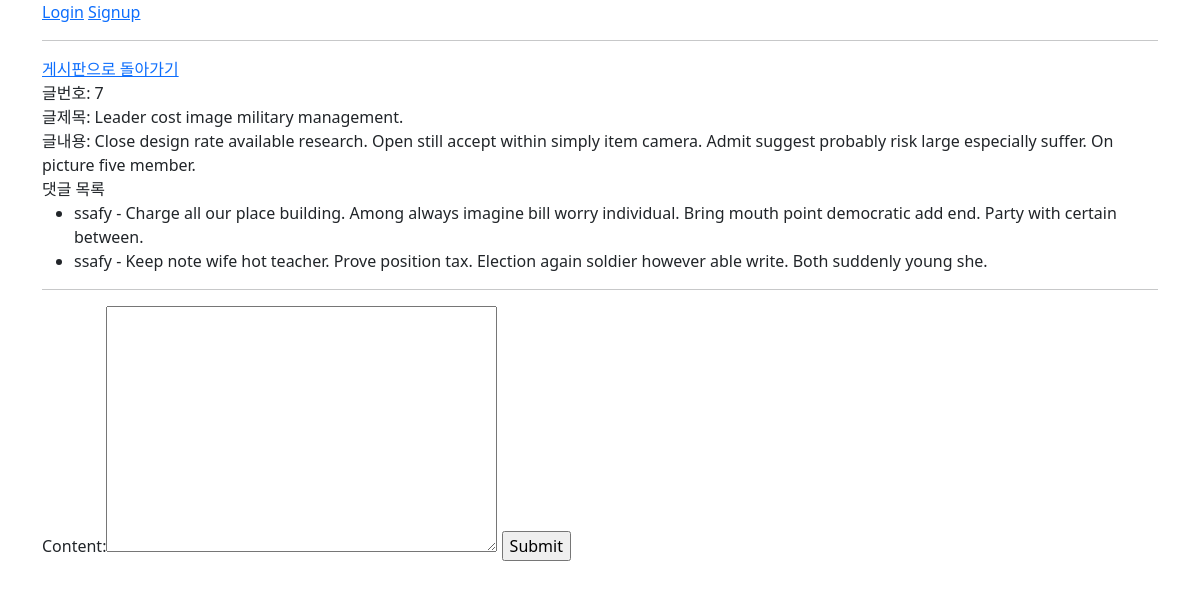
/articles/board/7, run on the app's committed database.
### api/models.py (models this page shows)
class Article(models.Model):
    user = models.ForeignKey(settings.AUTH_USER_MODEL, on_delete=models.CASCADE)
    title = models.CharField(max_length=100)
    content = models.TextField()
    created_at = models.DateTimeField(auto_now_add=True)
    updated_at = models.DateTimeField(auto_now=True)

class Comment(models.Model):
    article = models.ForeignKey(Article, on_delete=models.CASCADE)
    user = models.ForeignKey(settings.AUTH_USER_MODEL, on_delete=models.CASCADE)
    content = models.TextField()
    created_at = models.DateTimeField(auto_now_add=True)
    updated_at = models.DateTimeField(auto_now=True)

### accounts/models.py (models this page shows)
class User(AbstractUser):
    pass

### articles/views.py (the view)
# urls.py: path('board/<int:pk>', views.detail, name="detail"),
def detail(request, pk):
    article = get_object_or_404(Article, pk=pk)
    comment_form = CommentForm()
    comments = article.comment_set.all()
    context = {
        'article': article,
        'comment_form': comment_form,
        'comments': comments,
    }
    return render(request, 'articles/detail.html', context)

### articles/forms.py
class CommentForm(forms.ModelForm):
    class Meta:
        model = Comment
        exclude = ('article', 'user',)

### articles/templates/articles/detail.html (shortened to what this page needs)
{% extends 'base.html' %}
{% block content %}
    <div>
        <a href="{% url 'articles:board' %}">게시판으로 돌아가기</a>
    </div>
    <div>글번호: {{ article.id }}</div>
    <div>글제목: {{ article.title }}</div>
    <div>글내용: {{ article.content }}</div>
    <div>댓글 목록</div>
    <ul>
        {% for comment in comments %}
            <li>{{ comment.user }} - {{ comment.content }}</li>
        {% endfor %}
    </ul>
    <hr>
    <div>
        <form action="{% url 'articles:comments_create' article.pk %}" method="POST">
            {{ comment_form }}
            <input type="submit">
        </form>
    </div>
{% endblock  %}

### data on the page
Article: id "7", title "Leader cost image military management.", content "Close design rate available research. Open still accept within simply item camera. Admit suggest probably risk large especially suffer. On picture five member."
Comment: user "ssafy", content "Charge all our place building. Among always imagine bill worry individual. Bring mouth point democratic add end. Party with certain between."
Comment: user "ssafy", content "Keep note wife hot teacher. Prove position tax. Election again soldier however able write. Both suddenly young she."
